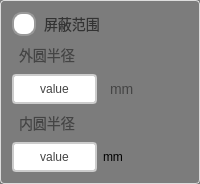
         <widget class="QGroupBox" name="groupBox_3">
          <property name="styleSheet">
           <string notr="true">QGroupBox {
    border: 1px solid #DDD;
    border-radius: 4px;
    font: bold 14px;
    color: #666;
    background-color: rgb(124, 124, 124);
}

QGroupBox::title {
    subcontrol-origin: margin;
    subcontrol-position: top left;
    left: 10px;
    padding: 0 5px;
}</string>
          </property>
          <property name="title">
           <string/>
          </property>
          <layout class="QVBoxLayout" name="verticalLayout_3">
           <item>
            <layout class="QHBoxLayout" name="horizontalLayout_8">
             <item>
              <widget class="QRadioButton" name="rbtn_shieldingRangeEnable">
               <property name="sizePolicy">
                <sizepolicy hsizetype="Minimum" vsizetype="Minimum">
                 <horstretch>0</horstretch>
                 <verstretch>0</verstretch>
                </sizepolicy>
               </property>
               <property name="styleSheet">
                <string notr="true">QRadioButton {
    spacing: 8px;
    font-size: 14px;
    color: #333;  /* 保持原始文字颜色 */
}

/* 未选中状态 */
QRadioButton::indicator {
    width: 20px;
    height: 20px;
    border-radius: 10px;
    border: 2px solid #999;
    background: #ffffff;
}

/* 悬停效果 */
QRadioButton::indicator:hover {
    border: 2px solid #666;
}

/* 选中状态 */
QRadioButton::indicator:checked {
    border: 2px solid #FF6B00;  /* 橙色边框 */
}

/* 选中时的内圆 */
QRadioButton::indicator:checked {
    background-color: qradialgradient(
        cx:0.5, cy:0.5,
        radius:0.4,
        fx:0.5, fy:0.5,
        stop:0 #FF6B00,  /* 主橙色 */
        stop:1 transparent
    );
}

/* 禁用状态 */
QRadioButton:::disabled {
    border: 2px solid #ccc;
    background: #eee;
}

/* 点击动画效果 */
QRadioButton::indicator:pressed {
    border: 2px solid #CC5500;  /* 深橙色边框 */
    background-color: qradialgradient(
        cx:0.5, cy:0.5,
        radius:0.5,
        fx:0.5, fy:0.5,
        stop:0 #FFD8B3,  /* 浅橙色渐变 */
        stop:1 transparent
    );
}</string>
               </property>
               <property name="text">
                <string>屏蔽范围</string>
               </property>
               <property name="checked">
                <bool>false</bool>
               </property>
               <property name="autoExclusive">
                <bool>false</bool>
               </property>
              </widget>
             </item>
            </layout>
           </item>
           <item>
            <widget class="QLabel" name="label_10">
             <property name="styleSheet">
              <string notr="true">/* 基础标签样式 */
QLabel {
    color: #444444;          /* 主文字色 */
    font-size: 14px;         /* 标准字号 */
    background: transparent; /* 透明背景 */
    padding: 2px 4px;        /* 基础内边距 */
}

/* 标题样式 */
QLabel.title {
    font-size: 16px;
    font-weight: 600;
    color: #333333;
    border-bottom: 1px solid #DDDDDD; /* 下划线装饰 */
    padding-bottom: 4px;
}

/* 副标题/次要文本 */
QLabel.subtitle {
    color: #666666;
    font-size: 13px;
    font-style: italic;
}

/* 强调文本 */
QLabel.emphasis {
    color: #333333;
    font-weight: 500;
    background-color: #F5F5F5;
    border-radius: 3px;
    padding: 4px 8px;
}

/* 状态标签（成功/警告/错误） */
QLabel[state=&quot;success&quot;] {
    color: #228B22;          /* 森林绿 */
    border-left: 3px solid #228B22;
    padding-left: 8px;
}

QLabel[state=&quot;warning&quot;] {
    color: #FF8C00;          /* 暗橙 */
    border-left: 3px solid #FF8C00;
    padding-left: 8px;
}

QLabel[state=&quot;error&quot;] {
    color: #B22222;          /* 砖红 */
    border-left: 3px solid #B22222;
    padding-left: 8px;
}

/* 数据展示标签 */
QLabel.data {
    color: #2F4F4F;          /* 深石板灰 */
    font-family: monospace;
    border: 1px solid #E0E0E0;
    background-color: #FFFFFF;
    padding: 6px 12px;
    border-radius: 4px;
}

/* 禁用状态 */
QLabel:disabled {
    color: #AAAAAA;
    background-color: transparent;
}

/* 链接样式（伪链接效果） */
QLabel.link {
    color: #4682B4;          /* 钢蓝 */
    text-decoration: underline;
    border-bottom: 1px dotted #4682B4;
}

/* 图标标签 */
QLabel.icon {
    qproperty-alignment: AlignCenter;
    border: 1px solid #E0E0E0;
    border-radius: 4px;
    background-color: #FFFFFF;
    padding: 12px;
}</string>
             </property>
             <property name="text">
              <string>外圆半径</string>
             </property>
            </widget>
           </item>
           <item>
            <layout class="QHBoxLayout" name="horizontalLayout_6">
             <item>
              <widget class="QPushButton" name="pbtn_outerRadius">
               <property name="sizePolicy">
                <sizepolicy hsizetype="Minimum" vsizetype="Minimum">
                 <horstretch>0</horstretch>
                 <verstretch>0</verstretch>
                </sizepolicy>
               </property>
               <property name="styleSheet">
                <string notr="true">QPushButton {
    padding: 6px 14px;
    border: 2px solid #CCC;
    border-radius: 4px;
    background-color: white;
    color: #444;
}

QPushButton:hover {
    border-color: #999;
    background-color: #F5F5F5;
}

QPushButton:pressed {
    border-color: #777;
    background-color: #EEE;
}</string>
               </property>
               <property name="text">
                <string>value</string>
               </property>
              </widget>
             </item>
             <item>
              <widget class="QLabel" name="label_11">
               <property name="styleSheet">
                <string notr="true">/* 基础标签样式 */
QLabel {
    color: #444444;          /* 主文字色 */
    font-size: 14px;         /* 标准字号 */
    background: transparent; /* 透明背景 */
    padding: 2px 4px;        /* 基础内边距 */
}

/* 标题样式 */
QLabel.title {
    font-size: 16px;
    font-weight: 600;
    color: #333333;
    border-bottom: 1px solid #DDDDDD; /* 下划线装饰 */
    padding-bottom: 4px;
}

/* 副标题/次要文本 */
QLabel.subtitle {
    color: #666666;
    font-size: 13px;
    font-style: italic;
}

/* 强调文本 */
QLabel.emphasis {
    color: #333333;
    font-weight: 500;
    background-color: #F5F5F5;
    border-radius: 3px;
    padding: 4px 8px;
}

/* 状态标签（成功/警告/错误） */
QLabel[state=&quot;success&quot;] {
    color: #228B22;          /* 森林绿 */
    border-left: 3px solid #228B22;
    padding-left: 8px;
}

QLabel[state=&quot;warning&quot;] {
    color: #FF8C00;          /* 暗橙 */
    border-left: 3px solid #FF8C00;
    padding-left: 8px;
}

QLabel[state=&quot;error&quot;] {
    color: #B22222;          /* 砖红 */
    border-left: 3px solid #B22222;
    padding-left: 8px;
}

/* 数据展示标签 */
QLabel.data {
    color: #2F4F4F;          /* 深石板灰 */
    font-family: monospace;
    border: 1px solid #E0E0E0;
    background-color: #FFFFFF;
    padding: 6px 12px;
    border-radius: 4px;
}

/* 禁用状态 */
QLabel:disabled {
    color: #AAAAAA;
    background-color: transparent;
}

/* 链接样式（伪链接效果） */
QLabel.link {
    color: #4682B4;          /* 钢蓝 */
    text-decoration: underline;
    border-bottom: 1px dotted #4682B4;
}

/* 图标标签 */
QLabel.icon {
    qproperty-alignment: AlignCenter;
    border: 1px solid #E0E0E0;
    border-radius: 4px;
    background-color: #FFFFFF;
    padding: 12px;
}</string>
               </property>
               <property name="text">
                <string>mm</string>
               </property>
              </widget>
             </item>
            </layout>
           </item>
           <item>
            <widget class="QLabel" name="label_12">
             <property name="styleSheet">
              <string notr="true">/* 基础标签样式 */
QLabel {
    color: #444444;          /* 主文字色 */
    font-size: 14px;         /* 标准字号 */
    background: transparent; /* 透明背景 */
    padding: 2px 4px;        /* 基础内边距 */
}

/* 标题样式 */
QLabel.title {
    font-size: 16px;
    font-weight: 600;
    color: #333333;
    border-bottom: 1px solid #DDDDDD; /* 下划线装饰 */
    padding-bottom: 4px;
}

/* 副标题/次要文本 */
QLabel.subtitle {
    color: #666666;
    font-size: 13px;
    font-style: italic;
}

/* 强调文本 */
QLabel.emphasis {
    color: #333333;
    font-weight: 500;
    background-color: #F5F5F5;
    border-radius: 3px;
    padding: 4px 8px;
}

/* 状态标签（成功/警告/错误） */
QLabel[state=&quot;success&quot;] {
    color: #228B22;          /* 森林绿 */
    border-left: 3px solid #228B22;
    padding-left: 8px;
}

QLabel[state=&quot;warning&quot;] {
    color: #FF8C00;          /* 暗橙 */
    border-left: 3px solid #FF8C00;
    padding-left: 8px;
}

QLabel[state=&quot;error&quot;] {
    color: #B22222;          /* 砖红 */
    border-left: 3px solid #B22222;
    padding-left: 8px;
}

/* 数据展示标签 */
QLabel.data {
    color: #2F4F4F;          /* 深石板灰 */
    font-family: monospace;
    border: 1px solid #E0E0E0;
    background-color: #FFFFFF;
    padding: 6px 12px;
    border-radius: 4px;
}

/* 禁用状态 */
QLabel:disabled {
    color: #AAAAAA;
    background-color: transparent;
}

/* 链接样式（伪链接效果） */
QLabel.link {
    color: #4682B4;          /* 钢蓝 */
    text-decoration: underline;
    border-bottom: 1px dotted #4682B4;
}

/* 图标标签 */
QLabel.icon {
    qproperty-alignment: AlignCenter;
    border: 1px solid #E0E0E0;
    border-radius: 4px;
    background-color: #FFFFFF;
    padding: 12px;
}</string>
             </property>
             <property name="text">
              <string>内圆半径</string>
             </property>
            </widget>
           </item>
           <item>
            <layout class="QHBoxLayout" name="horizontalLayout_7">
             <item>
              <widget class="QPushButton" name="pbtn_innerRadius">
               <property name="sizePolicy">
                <sizepolicy hsizetype="Minimum" vsizetype="Minimum">
                 <horstretch>0</horstretch>
                 <verstretch>0</verstretch>
                </sizepolicy>
               </property>
               <property name="styleSheet">
                <string notr="true">QPushButton {
    padding: 6px 14px;
    border: 2px solid #CCC;
    border-radius: 4px;
    background-color: white;
    color: #444;
}

QPushButton:hover {
    border-color: #999;
    background-color: #F5F5F5;
}

QPushButton:pressed {
    border-color: #777;
    background-color: #EEE;
}</string>
               </property>
               <property name="text">
                <string>value</string>
               </property>
              </widget>
             </item>
             <item>
              <widget class="QLabel" name="label_13">
               <property name="text">
                <string>mm</string>
               </property>
              </widget>
             </item>
            </layout>
           </item>
          </layout>
         </widget>
